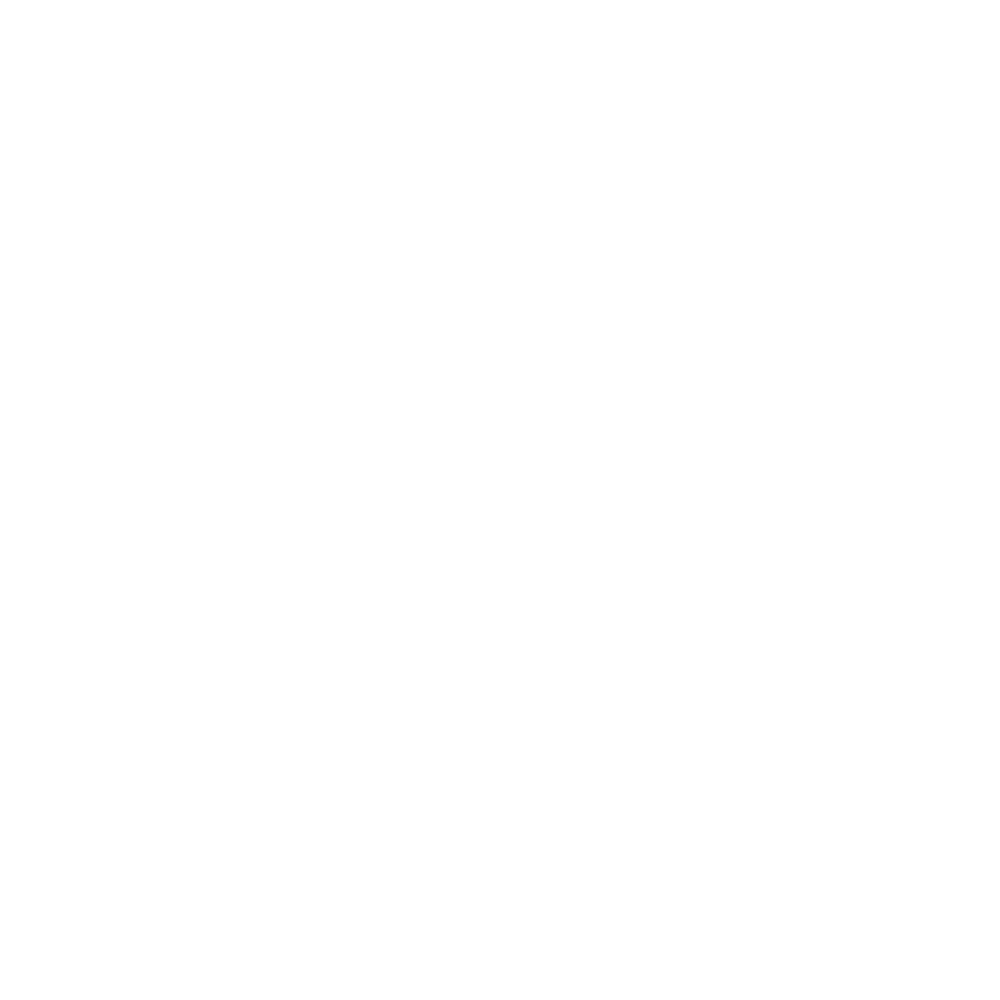
Frame 1 (no input)
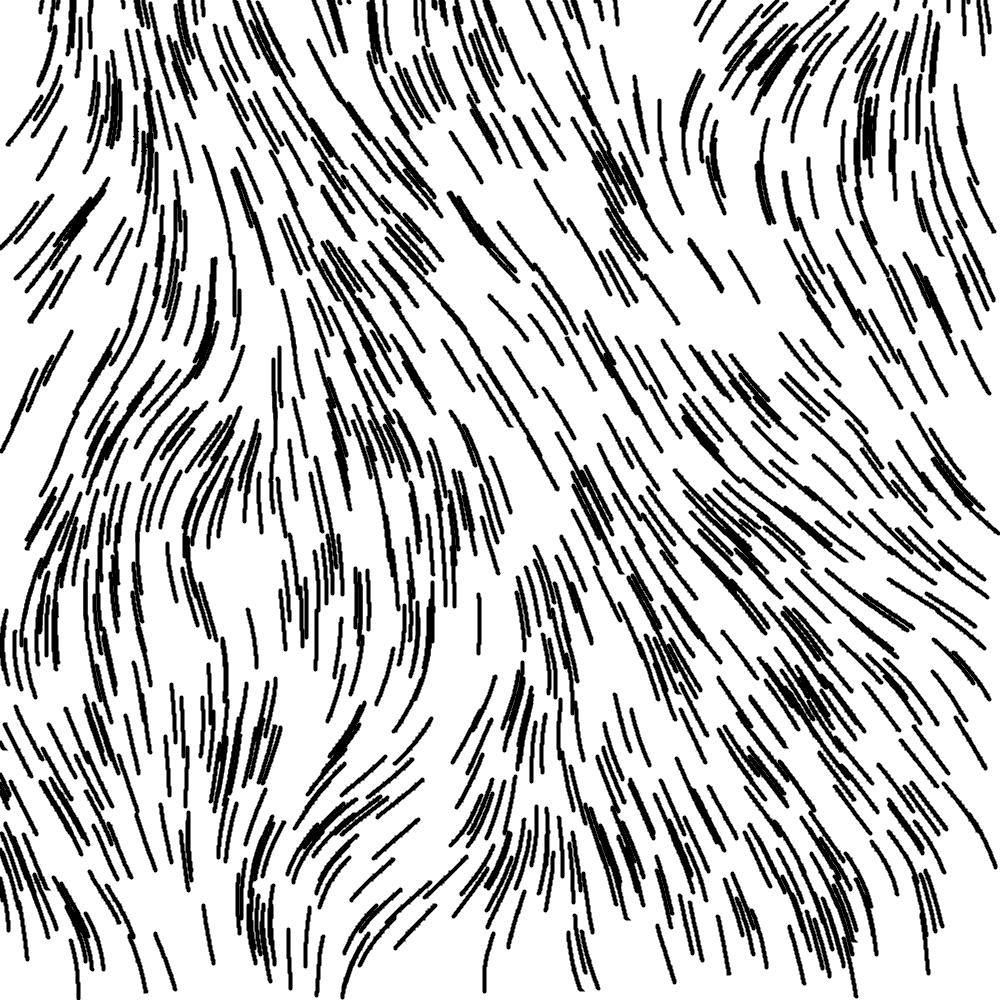
Frame 60 (the mouse pressed at the canvas centre just before this capture)
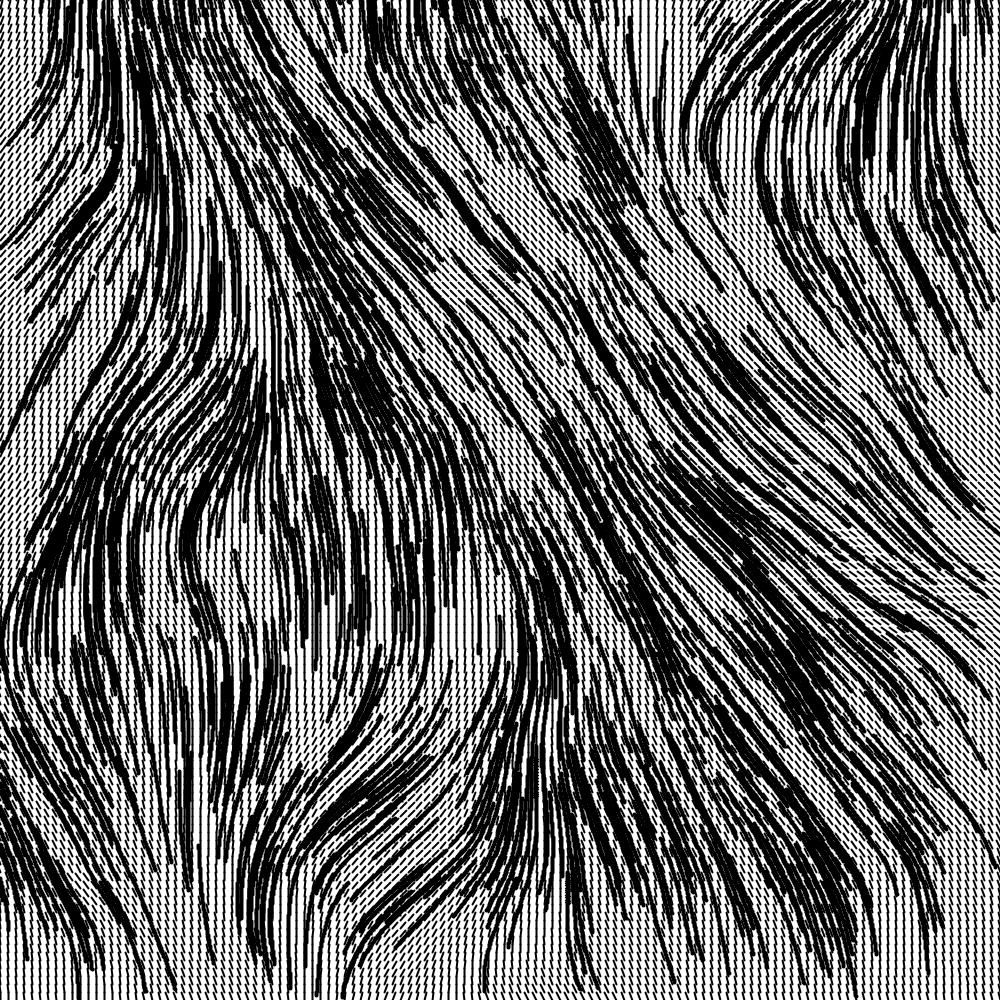
Frame 120 (the mouse held since frame 60 and released just before this capture)

The Processing sketch that drew these frames (run headless with seeded random() and noise(); from frame 60 on, the mouse is pressed at the canvas centre):

// Processing sketch: sketch_04_flowfield_collision
// ── sketch_04_flowfield_collision.pde
FlowField flowfield;
ArrayList<Particle> particles;

boolean debug = false;

void setup() {
  size(1000, 1000);
  int res = 8;
  flowfield = new FlowField(res);
  flowfield.update();
  
  particles = new ArrayList<Particle>();
  for (int i = 0; i < 1000; i++) {
    PVector start = new PVector(random(width), random(height));
    particles.add(new Particle(start, 5));
  }
}

void mousePressed() {
  debug = !debug;
}

void draw() {
  background(255);
  flowfield.update();
  
  if (debug) flowfield.display();
  
  for (Particle p : particles) {
    p.edges();
    // p.check(particles);
    if (!p.finished) {
      p.follow(flowfield);
      p.update();
    }
    p.show();
  }
}

// ── flowfield.pde
public class FlowField {
  PVector[] vectors;
  int cols, rows;
  float increment = 0.02;
  float zoffset;
  int scale;
  
  FlowField(int res) {
    scale = res;
    cols = floor(width / res) + 1;
    rows = floor(height / res) + 1;
    vectors = new PVector[cols * rows];
  }
  
  void update() {
    float yoffset = 0;
    for (int y = 0; y < rows; y++) {
      float xoffset = 0;
      for (int x = 0; x < cols; x++) {
        float n = (float) noise(xoffset, yoffset);
        float angle = map(n, -1, 1, 0, TWO_PI);
        PVector v = PVector.fromAngle(angle);
        int index = x + y * cols;
        vectors[index] = v;
        xoffset += increment;
      }
      yoffset += increment;
    }
  }
  
  void display() {
    for (int y = 0; y < rows; y++) {
      for (int x = 0; x < cols; x++) {
        int index = x + y * cols;
        PVector v = vectors[index];
        
        stroke(0);
        strokeWeight(2);
        pushMatrix();
        translate(x * scale, y * scale);
        rotate(v.heading());
        line(0, 0, scale, 0);
        popMatrix();
      }
    }
  }
}

// ── particle.pde
public class Particle {
  PVector pos;
  PVector velocity;
  PVector acceleration;
  PVector previousPos;
  float maxSpeed;
  boolean finished = false;
  
  ArrayList<PVector> history = new ArrayList<PVector>();
  
  Particle(PVector start, float maxS) {
    maxSpeed = maxS;
    pos = start;
    velocity = new PVector(0, 0);
    acceleration = new PVector(0, 0);
    previousPos = pos.copy();
  }
  
  void update() {
    history.add(pos.copy());
    pos.add(velocity);
  }
  
  void applyForce(PVector force) {
    acceleration.add(force);
  }
  
  void show() {
    stroke(0);
    noFill();
    strokeWeight(4);
    beginShape();
    for (PVector v : history) {
      vertex(v.x, v.y);
    }
    endShape();
  }
   
  void check(ArrayList<Particle> others) {
    if (!finished) {
      for (Particle other: others) {
        if (other != this) {
          for (PVector v : other.history) {
            float d = PVector.dist(pos, v);
            if (d < 8) {
              this.finished = true;
              return;
            }
          }
        }
      }
    }
  }
  
  void edges() {
    if (pos.x < 0 || pos.x > width - 1 || pos.y < 0 || pos.y > height - 1) {
      this.finished = true;
    }
  }
  
  void follow(FlowField flowfield) {
    int x = floor(pos.x / flowfield.scale);
    int y = floor(pos.y / flowfield.scale);
    int index = x + y * flowfield.cols;
    this.velocity = flowfield.vectors[index];
  }
}
